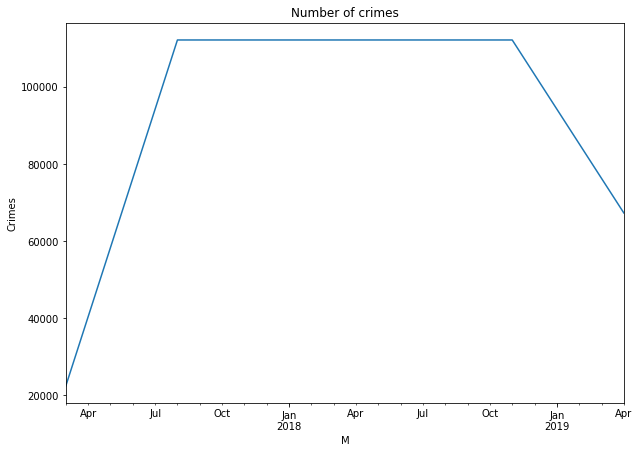

Recreate this plot in Python.
# -*- coding: utf-8 -*-
"""dat 4 toynbee crime final.ipynb

Automatically generated by Colaboratory.

Original file is located at
    https://colab.research.google.com/drive/1HJY4SUA0fI_Xo0-TZHz-STyJiOUmLxLQ
"""

import matplotlib.pyplot as plt #to define plot parameters
import seaborn as sns #to graphical plots
import numpy as np #to math
import pandas as pd
import datetime as dt
import matplotlib.ticker as ticker

crime_df = pd.read_csv('https://raw.githubusercontent.com/research-at-toynbee-hall/datathons/master/datasets/datathon-2019-04-24/crime_in_london/cleaned/long_london_crime_2017-2019.csv')

crime_df['yearmonthday'] = crime_df['year_month'].apply(lambda x: dt.datetime.strptime(x, '%Y-%m-%d'))
crime_df['year'] = crime_df['yearmonthday'].dt.year

#changing the format to datetime so we can plot the chart
crime_df1 = crime_df.copy()
crime_df1.index = pd.to_datetime(crime_df1['yearmonthday'], format = '%Y-%m-%d')

#Grouping the crimes by the date
crimes_groupby = crime_df1.groupby([pd.TimeGrouper('2M'), 'MajorText'])
crime_data = crimes_groupby['MajorText'].count().rename('Count')

#Creating a dataframe (for use in plotting) 
crimes_groupby = crime_df1.groupby([pd.TimeGrouper('2M'), 'MajorText'])
crime_data = crimes_groupby['MajorText'].count().rename('Count')
crime_data = crime_data.unstack()

#Plot of the number of crimes over time
plt.figure(figsize=(10, 7))
crime_df1.resample('5M').size().plot(legend=False)
plt.title('Number of crimes')
plt.xlabel('M')
plt.ylabel('Crimes')
plt.show()
